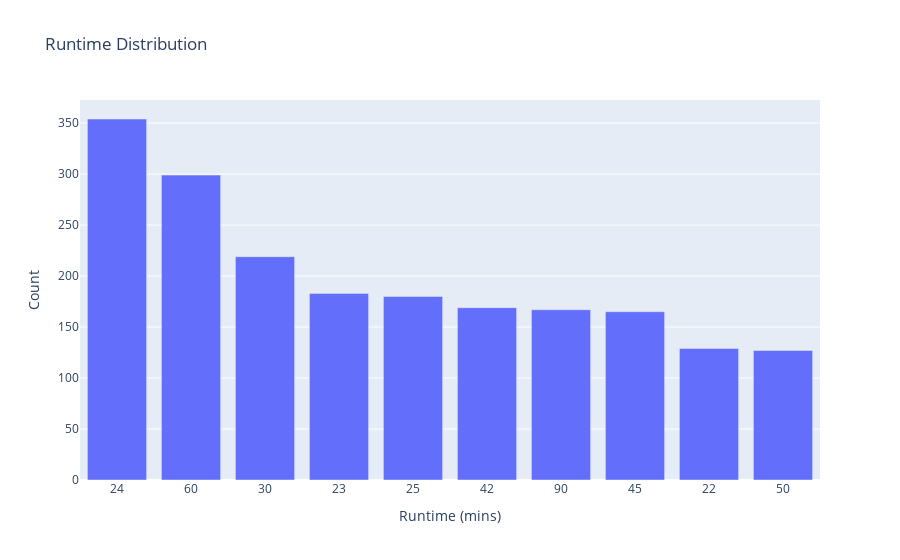

The notebook cell this image was saved under:
### Markdown cell above
# Runtime Distribution

### Code cell
fig = px.bar(data_frame = movie['RunTime'].value_counts().reset_index().head(10),
             x = 'index', y = 'RunTime',
             title = 'Runtime Distribution')

fig.update_yaxes(title = 'Count')

fig.update_xaxes(type ='category',
                 title = 'Runtime (mins)')

fig.show()

### Figure 1 — Plotly figure (JSON) as saved in the notebook; plotly's stock layout.template omitted (floating-point values rounded to 4 significant figures)
{"data": [{"alignmentgroup": "True", "hovertemplate": "index=%{x}<br>RunTime=%{y}<extra></extra>", "legendgroup": "", "marker": {"color": "#636efa", "pattern": {"shape": ""}}, "name": "", "offsetgroup": "", "orientation": "v", "showlegend": false, "textposition": "auto", "type": "bar", "x": [24, 60, 30, 23, 25, 42, 90, 45, 22, 50], "xaxis": "x", "y": [354, 299, 219, 183, 180, 169, 167, 165, 129, 127], "yaxis": "y"}], "layout": {"barmode": "relative", "legend": {"tracegroupgap": 0}, "title": {"text": "Runtime Distribution"}, "xaxis": {"anchor": "y", "domain": [0, 1], "title": {"text": "Runtime (mins)"}, "type": "category"}, "yaxis": {"anchor": "x", "domain": [0, 1], "title": {"text": "Count"}}}}
